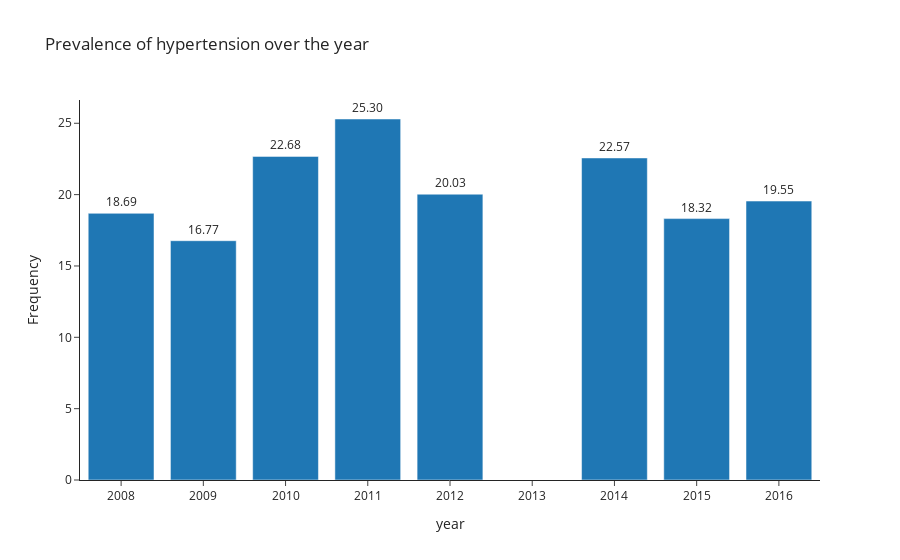

Notebook code for this chart:
### Code cell
## Let's see the prevalence of hypertension over the year
fig_prev = px.bar(prev_year_bp,
                        x = "year",
                        y = "Prevalence of Hypertension", 
                  #color = "year",
            barmode = "group",
           # facet_col = "year",
            template="simple_white",
            title = "Prevalence of hypertension over the year",
                   text_auto='.4s'
                       )
fig_prev.update_yaxes(title_text = "Frequency")
fig_prev.update_xaxes(categoryorder = 'array', categoryarray= ['2013','2009','2015','2008','2016', '2012', '2014', '2010', '2011'])
fig_prev.update_traces(textfont_size = 12, textangle = 0, textposition = "outside", cliponaxis = False)
fig_prev.show()

### Figure 1 — Plotly figure (JSON) as saved in the notebook; plotly's stock layout.template omitted (floating-point values rounded to 4 significant figures)
{"data": [{"alignmentgroup": "True", "cliponaxis": false, "hovertemplate": "year=%{x}<br>Prevalence of Hypertension=%{y}<extra></extra>", "legendgroup": "", "marker": {"color": "#1F77B4", "pattern": {"shape": ""}}, "name": "", "offsetgroup": "", "orientation": "v", "showlegend": false, "textangle": 0, "textfont": {"size": 12}, "textposition": "outside", "texttemplate": "%{y:.4s}", "type": "bar", "x": [2009, 2015, 2008, 2016, 2012, 2014, 2010, 2011], "xaxis": "x", "y": [16.77, 18.32, 18.69, 19.55, 20.03, 22.57, 22.68, 25.3], "yaxis": "y"}], "layout": {"barmode": "group", "legend": {"tracegroupgap": 0}, "title": {"text": "Prevalence of hypertension over the year"}, "xaxis": {"anchor": "y", "categoryarray": ["2013", "2009", "2015", "2008", "2016", "2012", "2014", "2010", "2011"], "categoryorder": "array", "domain": [0, 1], "title": {"text": "year"}}, "yaxis": {"anchor": "x", "domain": [0, 1], "title": {"text": "Frequency"}}}}
